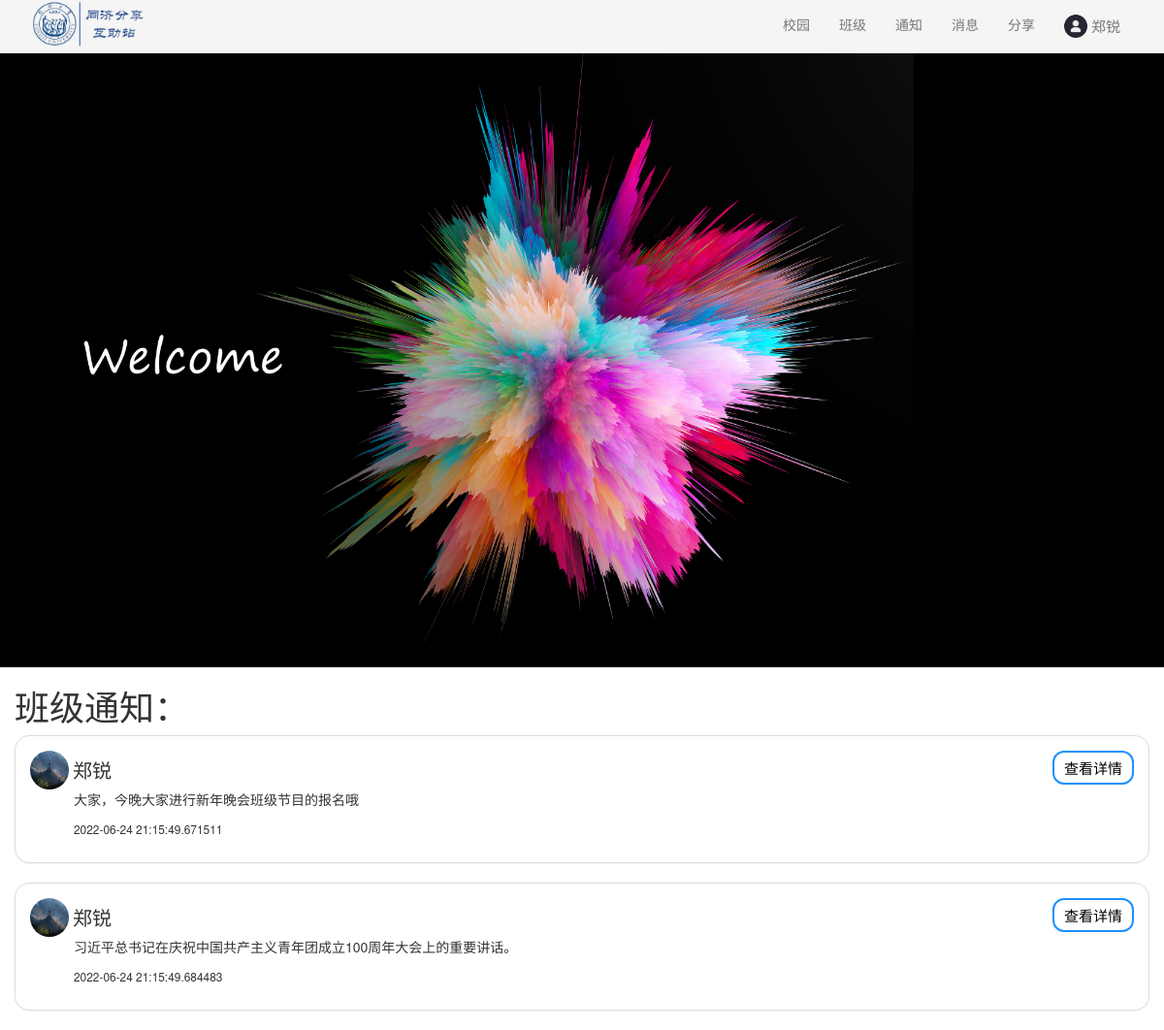
Page /myclass/1/notice (signed in) on the committed database.
### sql.py (models this page shows, shortened)
class User(UserMixin,db.Model):
    id = db.Column(db.Integer, primary_key=True)  # 主键，学号
    name = db.Column(db.String(20))  # 名字
    password=db.Column(db.String(128)) #密码
    intro=db.Column(db.Text)#个人介绍
    auth=db.Column(db.String(20))#权限
    dormitory=db.Column(db.String(20))#宿舍名
    class_id = db.Column(db.Integer, db.ForeignKey('class_room.id'))#对应的班级
    user_post=db.relationship('post',backref='user_post')#发的帖子
    user_post_comments = db.relationship('post_comment', backref='user_post_comments')#发的评论
    user_notice = db.relationship('notice', backref='user_post')  # 发的帖子
    user_chat_room = db.relationship("chatroom", secondary=user_room,backref=db.backref('user_create', lazy="dynamic")) # 用户对应的聊天室

class notice(db.Model):
    id=db.Column(db.Integer, primary_key=True)
    publish_user_name=db.Column(db.String(20))
    head=db.Column(db.Text)
    notice_content=db.Column(db.Text)
    publish_user_id = db.Column(db.Integer, db.ForeignKey('user.id'))
    belong_class = db.Column(db.Integer, db.ForeignKey('class_room.id'))
    create_at = db.Column(db.DateTime, default=datetime.datetime.now)
    has_received=db.Column(db.PickleType)

### apps/basic.py (the view)
@basicbp.route('/myclass/<class_id>/notice')
def show_class_notice(class_id):
    if (current_user.is_authenticated==False):
        return redirect(url_for("basic.login"))
    notice=sql.get_class_notice(class_id)
    return render_template("allnotice.html",notice=notice,user_id=current_user.id,user_name=current_user.name,class_id=current_user.class_id)

### sql.py (called while the page is built)
@login_manager.user_loader
def load_user(user_id):  # 创建用户加载回调函数，接受用户 ID 作为参数
    user = User.query.get(int(user_id))  # 用 ID 作为 User 模型的 主键查询对应的用户
    return user

def get_class_notice(class_id):
    classroom=class_room.query.get(class_id)
    return classroom.notice_in_class

### apps/templates/allnotice.html (shortened to what this page needs)
<!DOCTYPE html>
<html lang="zh-CN">
<head>
    <link rel="stylesheet" href="{{ url_for('static', filename='css/bootstrap.min.css') }}">
    <link href="{{ url_for('static', filename='css/minecss.css') }}" rel="stylesheet">
</head>
<body>
{% include "common/header.html" %}
<br>
<div>
    <img style="max-width:100%;overflow:hidden;" src="{{ url_for('static', filename='images/header-tree.jpg') }}">
</div>
<div class="container">
    <div class="row">
        <h1>班级通知：</h1>
        {% for notice in notice %}
        <div class="panel panel-default" style="border-radius: 15px;">
            <div class="panel-body row">
                <div class="col-md-12">
                    <img class="img-circle" style="width:40px;height:40px;"
                         src="{{url_for('static', filename='images/user/'+notice.publish_user_id|string+'/head.jpg')}}">
                    <span style="vertical-align:middle;font-size: 20px">{{notice.publish_user_name}}</span>
                    <a href={{url_for("basic.show_single_notice",class_id=class_id,notice_id=notice.id)}}>
                        <div class="pull-right button1">查看详情</div>
                    </a>
                </div>
                <div style="margin-left:60px">
                    <p>{{notice.head}}</p>
                    <p><small>{{notice.create_at}}</small></p>
                </div>
            </div>
        </div>
        {% endfor %}
    </div>
</div>
</body>
</html>

### apps/templates/common/header.html
<div>
    <nav class="navbar navbar-default navbar-static navbar-fixed-top" role="navigation" style="background:#F5F5F5">
        <div class="container">
            <div class="navbar-header">
                <img style="height:50px;overflow:hidden;"
                     src="{{ url_for('static', filename='images/img_title.png') }}"/>
            </div>
            <div class="pull-right">
                <ul class="nav navbar-nav">
                    <li><a href={{url_for("basic.main")}}>校园</a></li>
                    <li><a href={{url_for("basic.myclass")}}>班级</a></li>
                    <li><a href={{url_for("basic.mynotice")}}>通知</a></li>
                    <li><a href={{url_for("chat.allchat")}}>消息</a></li>
                    <li><a href={{url_for("basic.submitpost")}}>分享</a></li>
                    <li><a href={{url_for("basic.home",user_id=user_id)}}>
                        <img class="img-circle" style="width:24px;height:24px;"
                             src="{{url_for('static', filename='images/user/'+user_id|string+'/head.jpg')}}">
                        <span style="vertical-align:middle;font-size:15px">{{user_name}}</span>
                    </a></li>
                </ul>
            </div>
        </div>
    </nav>
</div>
<br>

### apps/templates/allnotice.html (style rules this page uses)
.button1 { background-color: white; color: black; border: 2px solid #1E90FF; transition-duration: 0.4s; font-size:15px; border-radius: 12px; padding: 5px 10px; }

### rows in the picture
User: id (picture), name "郑锐"
notice: publish_user (picture), publish_user_name "郑锐", head "大家，今晚大家进行新年晚会班级节目的报名哦", create_at "2022-06-24 21:15:49.671511"
notice: publish_user (picture), publish_user_name "郑锐", head "习近平总书记在庆祝中国共产主义青年团成立100周年大会上的重要讲话。", create_at "2022-06-24 21:15:49.684483"
